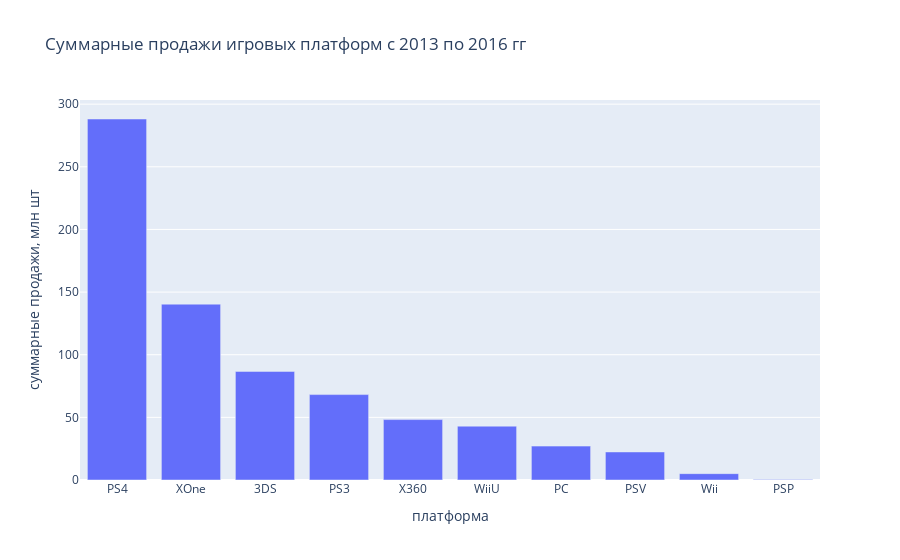

Notebook cell for this chart:
### Code cell
px.bar(glob_platform,
       x='platform',
       y='global_sales',
       title=f'Суммарные продажи игровых платформ c {bound_year} по 2016 гг',
       labels={'platform': 'платформа', 'global_sales': 'суммарные продажи, млн шт'})

### Figure 1 — Plotly figure (JSON) as saved in the notebook; plotly's stock layout.template omitted (floating-point values rounded to 4 significant figures)
{"data": [{"alignmentgroup": "True", "hovertemplate": "платформа=%{x}<br>суммарные продажи, млн шт=%{y}<extra></extra>", "legendgroup": "", "marker": {"color": "#636efa", "pattern": {"shape": ""}}, "name": "", "offsetgroup": "", "orientation": "v", "showlegend": false, "textposition": "auto", "type": "bar", "x": ["PS4", "XOne", "3DS", "PS3", "X360", "WiiU", "PC", "PSV", "Wii", "PSP"], "xaxis": "x", "y": [288.1, 140.4, 86.68, 68.18, 48.22, 42.98, 27.05, 22.4, 5.07, 0.36], "yaxis": "y"}], "layout": {"barmode": "relative", "legend": {"tracegroupgap": 0}, "title": {"text": "Суммарные продажи игровых платформ c 2013 по 2016 гг"}, "xaxis": {"anchor": "y", "domain": [0, 1], "title": {"text": "платформа"}}, "yaxis": {"anchor": "x", "domain": [0, 1], "title": {"text": "суммарные продажи, млн шт"}}}}
